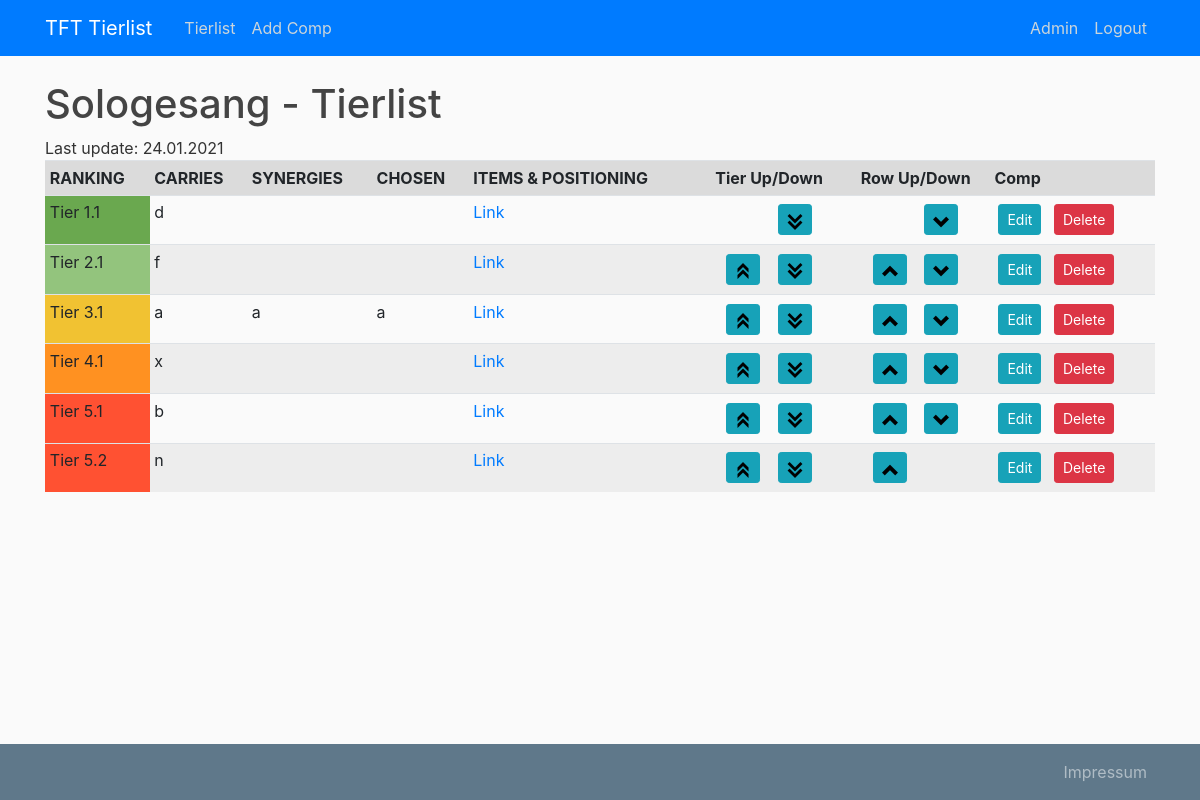
The page /home (signed in) on the database as committed earlier.
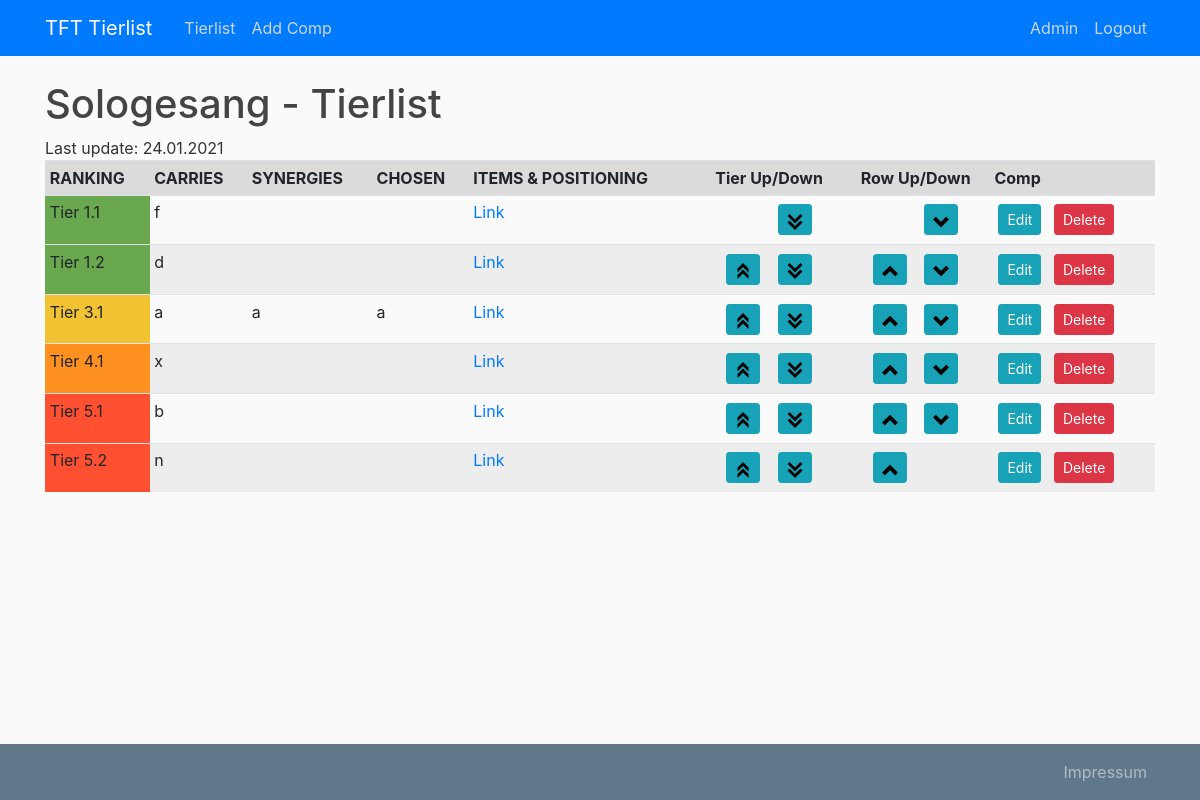
The same page on the database as committed later.
### tierlist/models.py (models this page shows, shortened)
class User(db.Model, UserMixin):
    id = db.Column(db.Integer, primary_key=True)
    username = db.Column(db.String(20), unique=True, nullable=False)
    email = db.Column(db.String(120), unique=True, nullable=False)
    image_file = db.Column(db.String(20), nullable=False,
                           default='default.jpg')
    password = db.Column(db.String(60), nullable=False)
    is_admin = db.Column(db.Boolean, nullable=False, default=False)
    tierlists = db.relationship('Tierlist', backref='author', lazy=True)

class Tierlist(db.Model):
    id = db.Column(db.Integer, primary_key=True)
    last_updated = db.Column(db.DateTime, unique=True,
                             nullable=True, default=datetime.utcnow)
    user_id = db.Column(db.Integer, db.ForeignKey('user.id'), nullable=False)
    comps = db.relationship('Comp', backref='tierlist', lazy=True)

class Comp(db.Model):
    id = db.Column(db.Integer, primary_key=True)
    tier = db.Column(db.Integer, nullable=False)
    sub_tier = db.Column(db.Integer, nullable=False)
    carries = db.Column(db.String(100), nullable=False)
    synergies = db.Column(db.String(100), nullable=False)
    lolchess = db.Column(db.String(200), nullable=False)
    chosen = db.Column(db.String(100), nullable=False)
    list_id = db.Column(db.Integer, db.ForeignKey(
        'tierlist.id'), nullable=False)

### tierlist/main/routes.py (the view)
@main.route("/")
@main.route("/home")
def home():
    comps = Comp.query.order_by(Comp.tier.asc(), Comp.sub_tier.asc()).all()
    tierlist = Tierlist.query.first()
    return render_template('tierlist.html', comps=comps, tierlist=tierlist, title="Sologesang")

### tierlist/models.py (called while the page is built)
@login_manager.user_loader
def load_user(user_id):
    return User.query.get(int(user_id))

### tierlist/templates/tierlist.html (shortened to what this page needs)
{% extends "layout.html" %}
{% block content %}
    <h1>Sologesang - Tierlist</h1>
    <div>Last update: {{ tierlist.last_updated.strftime('%d.%m.%Y') }}</div>
    <table class="table table-hover table-striped table-sm">
    <tbody>
        <tr class="table-active">
            <th>RANKING</th>
            <th>CARRIES</th>
            <th>SYNERGIES</th>
            <th>CHOSEN</th>
            <th>ITEMS & POSITIONING</th>
            {% if current_user.is_authenticated and current_user.is_admin %}
                <th class="text-center" colspan="2">Tier Up/Down</th>
                <th class="text-center" colspan="2">Row Up/Down</th>
                <th>Comp</th>
            {% endif %}
        </tr>
    	{% for comp in comps %}
            <tr>
                <td class="tier-{{ comp.tier }}">Tier {{ comp.tier }}.{{ comp.sub_tier }}</td>
                <td class="ml-2">{{ comp.carries }}</td>
                <td class="ml-2">{{ comp.synergies }}</td>
                <td class="ml-2">{{ comp.chosen }}</td>
                <td class="ml-2"><a href="{{ comp.lolchess }}" target="_blank">Link</a></td>
                {% if current_user.is_authenticated and current_user.is_admin %}
                    <td>
                        {% if comp.tier > 1 or comp.sub_tier > 1 %}
                            <a class="btn btn-info btn-sm m-1 float-right" href="{{ url_for('comps.move_comp', comp_id=comp.id, direction='tier-up') }}">
                                <img src="{{ url_for('static', filename='arrow-up-tier.ico') }}" alt="Tier up" class="">
                            </a>
                        {% endif %}
                    </td>
                    <td>
                        <a class="btn btn-info btn-sm m-1" href="{{ url_for('comps.move_comp', comp_id=comp.id, direction='tier-down') }}">
                            <img src="{{ url_for('static', filename='arrow-down-tier.ico') }}" alt="Tier down" class="">
                        </a>
                    </td>
                    <td>
                        {% if comp.tier > 1 or comp.sub_tier > 1 %}
                            <a class="btn btn-info btn-sm m-1 float-right" href="{{ url_for('comps.move_comp', comp_id=comp.id, direction='up') }}">
                                <img src="{{ url_for('static', filename='arrow-up-sub-tier.ico') }}" alt="Sub Tier up" class="">
                            </a>
                        {% endif %}
                    </td>
                    <td>
                        {% if comp != comps[-1] %}
                            <a class="btn btn-info btn-sm m-1" href="{{ url_for('comps.move_comp', comp_id=comp.id, direction='down') }}">
                                <img src="{{ url_for('static', filename='arrow-down-sub-tier.ico') }}" alt="Sub Tier down" class="">
                            </a>
                        {% endif %}
                    </td>
                    <td>
                        <a class="btn btn-info btn-sm m-1" href="{{ url_for('comps.update_comp', comp_id=comp.id) }}">Edit</a>
                        <button type="button" class="btn btn-danger btn-sm m-1" data-toggle="modal" data-target="#deleteModal{{ comp.id }}">Delete</button>
                    </td>
                {% endif %}
            </tr>
    	{% endfor %}
    </tbody>
    </table>
{% endblock content %}

### tierlist/templates/layout.html (shortened to what this page needs)
<!DOCTYPE html>
<html>
<head>
	<link rel="stylesheet" href="https://stackpath.bootstrapcdn.com/bootstrap/4.3.1/css/bootstrap.min.css">
	<link rel="stylesheet" type="text/css" href="{{ url_for('static', filename='main.css')}}">
</head>
<body>
	<header class="site-header">
		<nav class="navbar navbar-expand-md navbar-dark bg-primary fixed-top">
			<div class="container">
				<a class="navbar-brand mr-4" href="/">TFT Tierlist</a>
				<div class="collapse navbar-collapse" id="navbarToggle">
					<div class="navbar-nav mr-auto">
						<a class="nav-item nav-link" href="{{ url_for('main.home')}}">Tierlist</a>
						{% if current_user.is_authenticated and current_user.is_admin %}
							<a class="nav-item nav-link" href="{{ url_for('comps.new_comp')}}">Add Comp</a>
						{% endif %}
					</div>
					<div class="navbar-nav">
						{% if current_user.is_authenticated %}
							<a class="nav-item nav-link" href="{{ url_for('users.account')}}">{{ current_user.username }}</a>
							<a class="nav-item nav-link" href="{{ url_for('users.logout')}}">Logout</a>
						{% else %}
							<a class="nav-item nav-link" href="{{ url_for('users.login')}}">Login</a>
							<a class="nav-item nav-link" href="{{ url_for('users.register')}}">Register</a>
						{% endif %}
					</div>
				</div>
			</div>
		</nav>
	</header>
	<main role="main" class="container">
	  <div class="row">
		<div class="col">
			{% block content %}{% endblock %}
		</div>
	  </div>
	</main>
	<footer class="site-footer">
		<nav class="navbar navbar-expand-md navbar-dark bg-steel fixed-bottom">
			<div class="container">
				<div class="navbar-nav">
					<a class="nav-item nav-link" href="{{ url_for('main.impressum')}}">Impressum</a>
				</div>
			</div>
		</nav>
	</footer>
</body>
</html>

### tierlist/static/main.css (style rules this page uses)
body { background: #fafafa; color: #333333; margin-top: 5rem; }
h1, h2, h3, h4, h5, h6 { color: #444444; }
.bg-steel { background-color: #5f788a; }
.site-header .navbar-nav .nav-link { color: #cbd5db; }
.table tbody tr > td.tier-1 { background-color: #6AA84F !important; }
.table tbody tr > td.tier-3 { background-color: #F1C232 !important; }
.table tbody tr > td.tier-4 { background-color: #FF9121 !important; }
.table tbody tr > td.tier-5 { background-color: #FF5132 !important; }

Rows that differ between the two databases and show on the page:
changed Comp (number 1 of 6 on the later page): tier "2" → "1"; tier: picture removed; moves up the list
changed Comp (number 2 of 6 on the later page): sub_tier "1" → "2"; sub_tier: picture added
